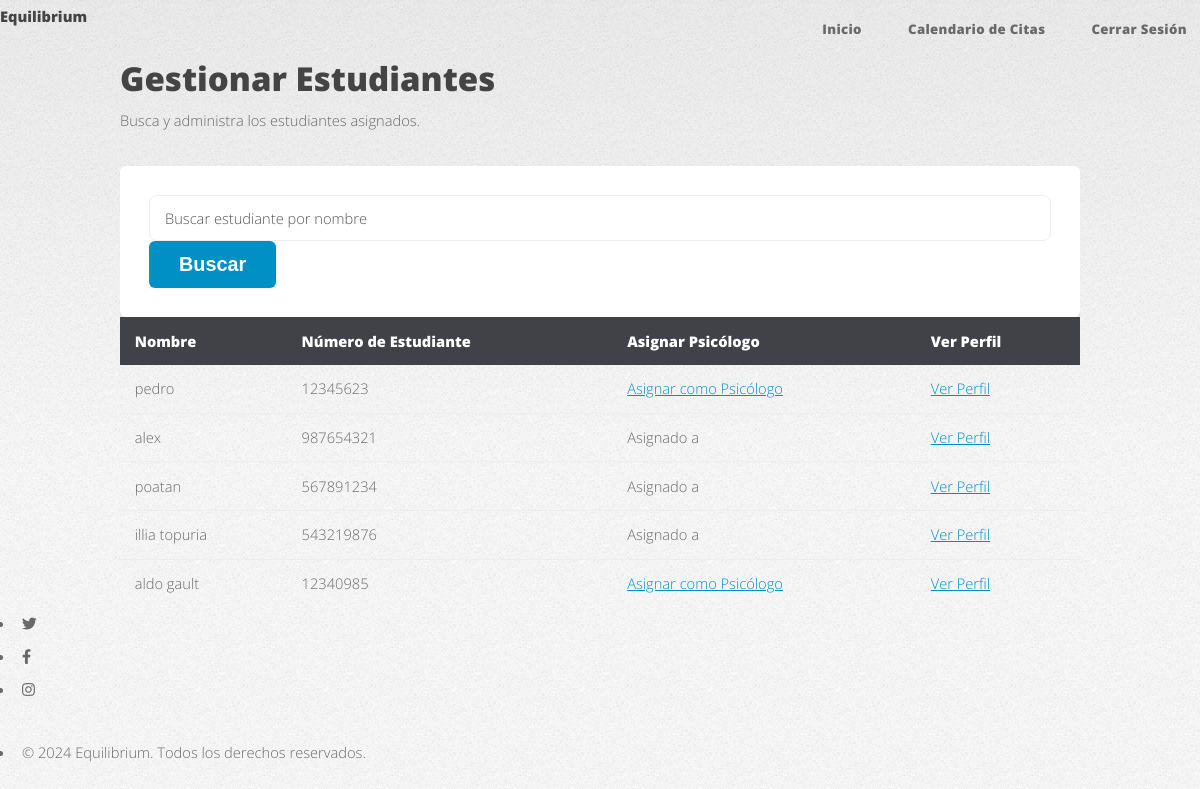
/students/manage/ (signed in), run on the app's committed database.
### main/models.py (models this page shows, shortened)
class Student(models.Model):
    user = models.OneToOneField(User, on_delete=models.CASCADE, related_name='student_profile')
    name = models.CharField(max_length=100)
    age = models.IntegerField()
    email = models.EmailField(unique=True)
    student_number = models.CharField(max_length=20, unique=True)
    location = models.CharField(max_length=100)
    feelings = models.IntegerField(choices=[(i, i) for i in range(1, 6)])
    reason = models.TextField()
    psychologist = models.ForeignKey(Psychologist, on_delete=models.SET_NULL, null=True, blank=True, related_name='assigned_students')  # Cambia aquí a Psychologist
    private_notes = models.TextField(blank=True, null=True)
    note_creator = models.ForeignKey(User, on_delete=models.SET_NULL, null=True, blank=True, related_name='created_notes')

### main/views.py (the view)
# urls.py: path('students/manage/', views.manage_students, name='manage_students'),
@login_required
def manage_students(request):
    students = Student.objects.all()
    if 'search' in request.GET:
        query = request.GET['search']
        students = students.filter(name__icontains=query)
    return render(request, 'manage_students.html', {'students': students})

### main/templates/manage_students.html (shortened to what this page needs)
<!DOCTYPE html>
<html lang="es">
<head>
    {% load static %}
    <link rel="stylesheet" href="{% static 'css/fontawesome-all.min.css' %}">
    <link rel="stylesheet" href="{% static 'css/main.css' %}">
</head>
<body class="is-preload">
    <div id="page-wrapper">
        <header id="header">
            <h1 id="logo"><a href="{% url 'home' %}">Equilibrium</a></h1>
            <nav id="nav">
                <ul>
                    <li><a href="{% url 'psychologist_home' %}">Inicio</a></li>
                    <li><a href="{% url 'psychologist_calendar' %}">Calendario de Citas</a></li>
                    <li><a href="{% url 'logout' %}">Cerrar Sesión</a></li>
                </ul>
            </nav>
        </header>
        <section id="main" class="container">
            <header class="major">
                <h2>Gestionar Estudiantes</h2>
                <p>Busca y administra los estudiantes asignados.</p>
            </header>
            <form method="GET" class="box special">
                <input type="text" name="search" placeholder="Buscar estudiante por nombre">
                <button type="submit" class="button primary">Buscar</button>
            </form>
            <table class="alt">
                <thead>
                    <tr>
                        <th>Nombre</th>
                        <th>Número de Estudiante</th>
                        <th>Asignar Psicólogo</th>
                        <th>Ver Perfil</th>
                    </tr>
                </thead>
                <tbody>
                    {% for student in students %}
                    <tr>
                        <td>{{ student.name }}</td>
                        <td>{{ student.student_number }}</td>
                        <td>
                            {% if student.psychologist %}
                                Asignado a {{ student.psychologist.username }}
                            {% else %}
                                <a href="{% url 'assign_psychologist' student.id %}">Asignar como Psicólogo</a>
                            {% endif %}
                        </td>
                        <td><a href="{% url 'view_student_profile' student.id %}">Ver Perfil</a></td>
                    </tr>
                    {% endfor %}
                </tbody>
            </table>
        </section>
        <footer id="footer">
            <ul class="icons">
                <li><a href="#" class="icon brands fa-twitter"><span class="label">Twitter</span></a></li>
                <li><a href="#" class="icon brands fa-facebook-f"><span class="label">Facebook</span></a></li>
                <li><a href="#" class="icon brands fa-instagram"><span class="label">Instagram</span></a></li>
            </ul>
            <ul class="copyright">
                <li>&copy; 2024 Equilibrium. Todos los derechos reservados.</li>
            </ul>
        </footer>
    </div>
</body>
</html>

### data on the page
Student: name "pedro", student_number "12345623", shows "Asignar como Psicólogo"
Student: name "alex", student_number "987654321"
Student: name "poatan", student_number "567891234"
Student: name "illia topuria", student_number "543219876"
Student: name "aldo gault", student_number "12340985", shows "Asignar como Psicólogo"
